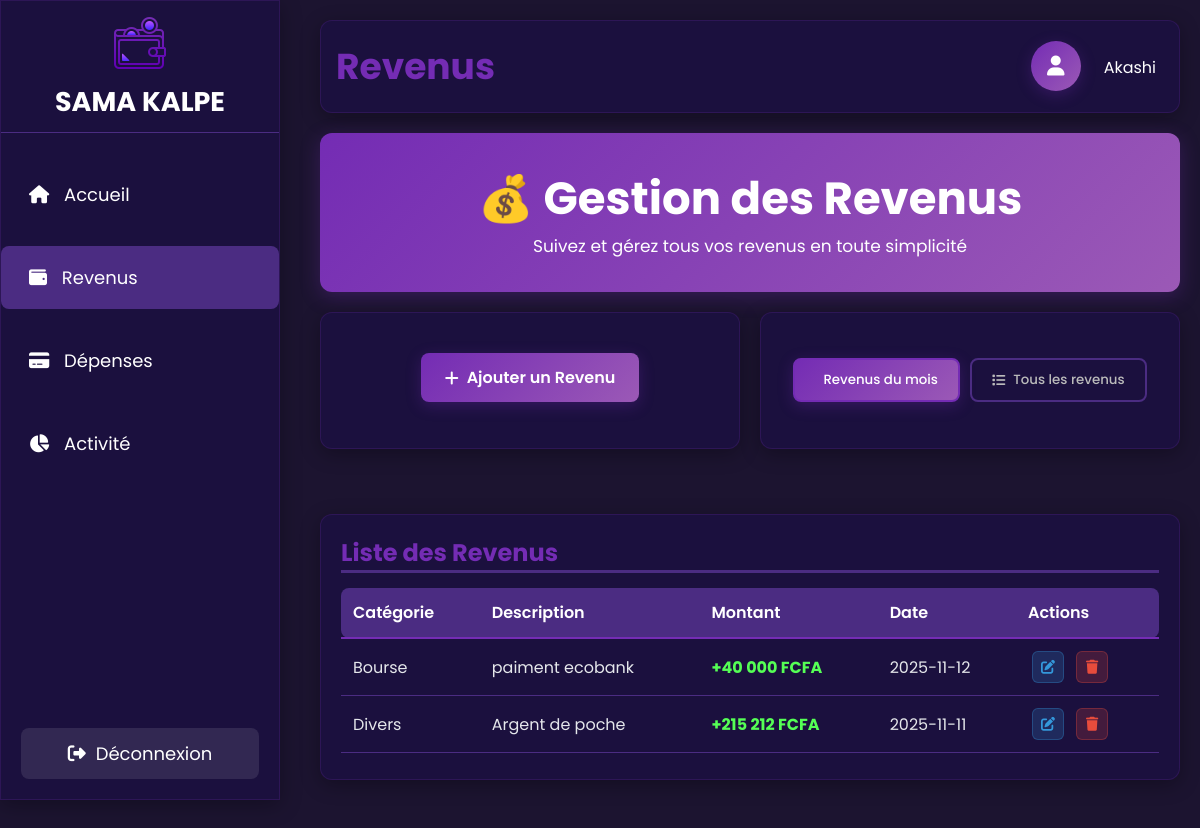
The page /revenus.php (signed in) on the database its author committed.
### tables this page shows
CREATE TABLE IF NOT EXISTS `utilisateur` (
  `ID_UTILISATEUR` int NOT NULL AUTO_INCREMENT,
  `ID_ROLE` int NOT NULL,
  `NOM_UTILISATEUR` varchar(255) DEFAULT NULL,
  `PRENOM` varchar(255) DEFAULT NULL,
  `EMAIL` varchar(255) DEFAULT NULL,
  `MOT_DE_PASSE` varchar(255) DEFAULT NULL,
  `CODE` int DEFAULT NULL,
  `FLAG_REINITIALISATION` tinyint(1) DEFAULT '0',
  PRIMARY KEY (`ID_UTILISATEUR`),
  KEY `ID_ROLE` (`ID_ROLE`)
);

CREATE TABLE IF NOT EXISTS `operation` (
  `ID_OPERATIONS_` int UNSIGNED NOT NULL AUTO_INCREMENT,
  `ID_UTILISATEUR` int NOT NULL,
  `ID_CATEGORIE` int NOT NULL,
  `MONTANT` int DEFAULT NULL,
  `DATE_OPERATION` date DEFAULT NULL,
  `DESCRIPTION` varchar(255) DEFAULT NULL,
  PRIMARY KEY (`ID_OPERATIONS_`),
  KEY `FK_OPERATIO_APPARTENI_CATEGORI` (`ID_CATEGORIE`),
  KEY `FK_OPERATIO_EFFECTUER_UTILISAT` (`ID_UTILISATEUR`)
);

CREATE TABLE IF NOT EXISTS `categorie` (
  `ID_CATEGORIE` int NOT NULL AUTO_INCREMENT,
  `ID_TYPE` int NOT NULL,
  `NOM_CATEGORIE` varchar(255) DEFAULT NULL,
  PRIMARY KEY (`ID_CATEGORIE`),
  KEY `ID_TYPE` (`ID_TYPE`)
);

### revenus.php (the view, shortened to what this page needs)
<?php
require_once "config/config.php";
$userId = $_SESSION['id'];
$stmt = $mysqlClient->prepare("SELECT NOM_UTILISATEUR, PRENOM FROM utilisateur WHERE ID_UTILISATEUR = ?");
$stmt->execute([$userId]);
$user = $stmt->fetch();
try {
    $filtre = isset($_GET['filtre']) ? $_GET['filtre'] : 'mois_courant';
    if ($filtre === 'mois_courant') {
        $sql = "SELECT O.ID_OPERATIONS_, O.DATE_OPERATION, O.MONTANT, O.DESCRIPTION, C.NOM_CATEGORIE
                FROM operation O
                JOIN categorie C ON O.ID_CATEGORIE = C.ID_CATEGORIE
                JOIN type T ON C.ID_TYPE = T.ID_TYPE
                WHERE T.NOM_TYPE = 'Revenu'
                  AND O.ID_UTILISATEUR = ?
                  AND MONTH(O.DATE_OPERATION) = MONTH(CURRENT_DATE())
                  AND YEAR(O.DATE_OPERATION) = YEAR(CURRENT_DATE())
                ORDER BY O.DATE_OPERATION DESC";
    }
    $stmt = $mysqlClient->prepare($sql);
    $stmt->execute([$userId]);
    $revenus = $stmt->fetchAll(PDO::FETCH_ASSOC);
} catch (PDOException $e) {
    die("Erreur : " . $e->getMessage());
}
?>
<!DOCTYPE html>
<html lang="fr">
<head>
    <link rel="stylesheet" href="https://cdnjs.cloudflare.com/ajax/libs/font-awesome/6.6.0/css/all.min.css">
    <link rel="stylesheet" href="CSS/accueil.css">
    <link rel="stylesheet" href="CSS/dropdown.css">
    <link rel="stylesheet" href="CSS/sidebar.css">
    <link rel="stylesheet" href="CSS/pages-actions.css">
</head>
<body>
    <div class="container">
        <aside class="sidebar">
            <div class="titre">
                <a href="accueil.php"><img src="icone/logo.png" alt="logo" class="logo" style="cursor: pointer;"></a>
      <h1>SAMA KALPE</h1>
            </div>
            <ul>
                <li><a href="accueil.php" style="text-decoration: none;color:white"><i class="fa-solid fa-house"></i> Accueil</a></li>
                <li class="active"><a href="revenus.php" style="text-decoration: none;color:white"><i class="fa-solid fa-wallet"></i> Revenus</a></li>
                <li><a href="depenses.php" style="text-decoration: none;color:white"><i class="fa-solid fa-credit-card"></i> Dépenses</a></li>
                <li><a href="activite.php" style="text-decoration: none;color:white"><i class="fa-solid fa-chart-pie"></i> Activité</a></li>
            </ul>
            <div class="sidebar-footer">
                <a href="deconnexion.php" class="logout-sidebar">
                    <i class="fa-solid fa-sign-out-alt"></i> Déconnexion
                </a>
            </div>
        </aside>
        <main class="main">
            <header class="header">
                <h1>Revenus</h1>
                <div class="user-profile">
                    <a href="profil.php" class="profile-btn">
                        <i class="fa-solid fa-user"></i>
                    </a>
                    <div class="user-dropdown">
                        <span class="user-name" onclick="toggleDropdown()"><?php echo $user['NOM_UTILISATEUR']; ?></span>
                    </div>
                </div>
            </header>
            <section class="introduction">
                <h1>💰 Gestion des Revenus</h1>
                <p>Suivez et gérez tous vos revenus en toute simplicité</p>
            </section>
            <section class="actions-section">
                <div class="btn-container">
                    <a href="ajout-revenu.php" class="btn-ajouter">
                        <i class="fa-solid fa-plus"></i> Ajouter un Revenu
                    </a>
                </div>
            </section>
            <section class="filters-section">
                <div class="tabs">
                    <button class="tab-btn <?= ($filtre === 'mois_courant') ? 'active' : '' ?>" onclick="showTab('mois_courant')">
                        <i class="fa-solid fa-calendar-month"></i> Revenus du mois
                    </button>
                    <button class="tab-btn <?= ($filtre === 'tous') ? 'active' : '' ?>" onclick="showTab('tous')">
                        <i class="fa-solid fa-list"></i> Tous les revenus
                    </button>
                </div>
            </section>
            <section class="transactions">
                <h2>Liste des Revenus</h2>
                <div id="mois_courant" class="tab-content" <?= ($filtre === 'tous') ? 'style="display:none"' : '' ?>>
                    <table class="transaction">
                        <thead>
                            <tr>
                                <th>Catégorie</th>
                                <th>Description</th>
                                <th>Montant</th>
                                <th>Date</th>
                                <th>Actions</th>
                            </tr>
                        </thead>
                        <tbody>
                            <?php if ($filtre === 'mois_courant' && !empty($revenus)): ?>
                                <?php foreach ($revenus as $revenu): ?>
                                    <tr>
                                        <td><?= htmlspecialchars($revenu['NOM_CATEGORIE']) ?></td>
                                        <td><?= htmlspecialchars($revenu['DESCRIPTION']) ?></td>
                                        <td class="montant positif">+<?= number_format($revenu['MONTANT'], 0, ',', ' ') ?> FCFA</td>
                                        <td><?= htmlspecialchars($revenu['DATE_OPERATION']) ?></td>
                                        <td>
                                            <a href="modif_revenu.php?id=<?= $revenu['ID_OPERATIONS_'] ?>" class="btn-icon btn-modifier" title="Modifier">
                                                <i class="fa-solid fa-edit"></i>
                                            </a>
                                            <a href="supp_revenu.php?id=<?= $revenu['ID_OPERATIONS_'] ?>" class="btn-icon btn-supprimer" title="Supprimer" onclick="return confirm('Supprimer ce revenu ?')">
                                                <i class="fa-solid fa-trash"></i>
                                            </a>
                                        </td>
                                    </tr>
                                <?php endforeach; ?>
                            <?php else: ?>
                                <tr>
                                    <td colspan="5" style="text-align: center; color: #bbb;">Aucun revenu trouvé pour ce mois.</td>
                                </tr>
                            <?php endif; ?>
                        </tbody>
                    </table>
                </div>
            </section>
        </main>
    </div>
</body>
</html>

### CSS/accueil.css (style rules this page uses)
* { margin: 0; padding: 0; box-sizing: border-box; font-family: 'Poppins', sans-serif; }
body { background-color: #1C1430; color: white; height: 150vh; }
.container { display: grid; grid-template-columns: 300px 1fr; grid-template-areas: "sidebar main"; height: 100vh; }
.sidebar ul li a { display: block; width: 100%; height: 100%; padding: 0; margin: 0; text-decoration: none; }
.main { grid-area: main; display: grid; grid-template-columns: repeat(2, 1fr); grid-template-rows: auto auto auto auto; grid-template-areas: "header header" "introduction introduction" "solde solde" "stats1 stats2" "transactions transactions"; gap: 20px; padding: 20px; margin-left: 0 !important; }
.header { grid-area: header; background: #1b103e; box-shadow: 0 5px 20px rgba(0,0,0,0.3); border: 1px solid rgba(116, 48, 180, 0.2); padding: 15px; border-radius: 12px; font-size: 18px; display: flex; justify-content: space-between; align-items: center; }
.header h1 { color: #742CB4; }
.user-profile { display: flex; align-items: center; gap: 15px; }
.profile-btn { width: 50px; height: 50px; border-radius: 50%; background: linear-gradient(135deg, #742CB4 0%, #9B59B6 100%); border: none; color: white; font-size: 20px; cursor: pointer; box-shadow: 0 4px 15px rgba(116, 44, 180, 0.3); display: flex; align-items: center; justify-content: center; }
.introduction { grid-area: introduction; background: linear-gradient(135deg, #742CB4 0%, #9B59B6 100%); box-shadow: 0 5px 20px rgba(116, 48, 180, 0.3); padding: 30px; display: flex; flex-direction: column; justify-content: center; align-items: center; border-radius: 12px; }
.introduction p { font-size: 17px; }
.introduction h1 { font-size: 45px; }
.transactions { grid-area: transactions; background: #1b103e; box-shadow: 0 5px 20px rgba(0,0,0,0.3); border: 1px solid rgba(116, 48, 180, 0.2); padding: 20px; border-radius: 12px; }
.transactions h2 { margin-bottom: 15px; border-bottom: 3px solid #4b2c82; color: #742CB4; }
.transaction { width: 100%; border-collapse: collapse; margin-top: 15px; }
.transaction th { background: #4b2c82; color: white; padding: 12px; text-align: left; font-weight: 600; border-bottom: 2px solid #742CB4; }
.transaction td { padding: 12px; border-bottom: 1px solid #4b2c82; color: #e5e7eb; }
.transaction th:first-child, .transaction td:first-child { border-radius: 8px 0 0 8px; }
.transaction th:last-child, .transaction td:last-child { border-radius: 0 8px 8px 0; }
.montant { font-weight: bold; }
.montant.positif { color: #55ff55; }

### CSS/dropdown.css (style rules this page uses)
.user-dropdown { position: relative; display: inline-block; }
.user-name { cursor: pointer; color: white; font-size: 16px; padding: 4px 8px; border-radius: 4px; transition: background-color 0.3s ease; }

### CSS/sidebar.css (style rules this page uses)
.sidebar { grid-area: sidebar; background: #1b103e; box-shadow: 0 5px 20px rgba(0,0,0,0.3); border: 1px solid rgba(116, 48, 180, 0.2); }
.titre { display: flex; padding: 10px; align-items: center; flex-direction: column; border-bottom: 1px solid #4b2c82; margin-bottom: 30px; }
.sidebar ul { list-style: none; }
.sidebar ul li { padding: 18px; margin-bottom: 20px; margin-left: px; border-radius: 8px; cursor: pointer; transition: 0.3s; }
.sidebar ul li i { margin-right: 10px; margin-left: 10px; }
.sidebar ul li:hover, .sidebar ul li.active { background: #4b2c82; }
.sidebar { position: fixed; top: 0; left: 0; height: 100vh; overflow-y: auto; z-index: 1000; width: 280px; font-size: large; }
.sidebar-footer { position: absolute; bottom: 20px; left: 20px; right: 20px; }
.logout-sidebar { display: flex; align-items: center; justify-content: center; gap: 10px; padding: 12px 16px; background-color: rgba(255, 255, 255, 0.1); color: white; text-decoration: none; border-radius: 8px; transition: background-color 0.3s; width: 100%; box-sizing: border-box; }
.main { padding: 20px; min-height: 100vh; }

### rows shown on the page
utilisateur: NOM_UTILISATEUR "Akashi"
operation: ID_CATEGORIE.NOM_CATEGORIE "Bourse", DESCRIPTION "paiment ecobank", MONTANT "40 000", DATE_OPERATION "2025-11-12"
operation: ID_CATEGORIE.NOM_CATEGORIE "Divers", DESCRIPTION "Argent de poche", MONTANT "215 212", DATE_OPERATION "2025-11-11"
